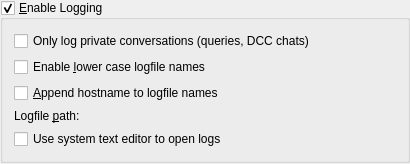
<?xml version="1.0" encoding="UTF-8"?>
<ui version="4.0">
 <comment>This program is free software; you can redistribute it and/or modify
it under the terms of the GNU General Public License as published by
the Free Software Foundation; either version 2 of the License, or
(at your option) any later version.</comment>
 <class>Log_Config</class>
 <widget class="QWidget" name="Log_Config">
  <property name="geometry">
   <rect>
    <x>0</x>
    <y>0</y>
    <width>410</width>
    <height>164</height>
   </rect>
  </property>
  <layout class="QGridLayout">
   <property name="margin">
    <number>0</number>
   </property>
   <item row="0" column="0">
    <widget class="QGroupBox" name="kcfg_Log">
     <property name="title">
      <string>&amp;Enable Logging</string>
     </property>
     <property name="checkable">
      <bool>true</bool>
     </property>
     <layout class="QGridLayout">
      <item row="1" column="0" colspan="2">
       <widget class="QCheckBox" name="kcfg_LowerLog">
        <property name="text">
         <string>Enable &amp;lower case logfile names</string>
        </property>
       </widget>
      </item>
      <item row="2" column="0" colspan="2">
       <widget class="QCheckBox" name="kcfg_AddHostnameToLog">
        <property name="text">
         <string>&amp;Append hostname to logfile names</string>
        </property>
       </widget>
      </item>
      <item row="4" column="0">
       <widget class="QLabel" name="textLabel1">
        <property name="text">
         <string>Logfile &amp;path:</string>
        </property>
        <property name="wordWrap">
         <bool>false</bool>
        </property>
        <property name="buddy">
         <cstring>kcfg_LogfilePath</cstring>
        </property>
       </widget>
      </item>
      <item row="4" column="1">
       <widget class="KUrlRequester" name="kcfg_LogfilePath">
        <property name="sizePolicy">
         <sizepolicy hsizetype="Expanding" vsizetype="Preferred">
          <horstretch>0</horstretch>
          <verstretch>0</verstretch>
         </sizepolicy>
        </property>
       </widget>
      </item>
      <item row="5" column="0">
       <widget class="QCheckBox" name="kcfg_UseExternalLogViewer">
        <property name="text">
         <string>Use system text editor to open logs</string>
        </property>
       </widget>
      </item>
      <item row="0" column="0">
       <widget class="QCheckBox" name="kcfg_PrivateOnly">
        <property name="text">
         <string>Only log private conversations (queries, DCC chats)</string>
        </property>
       </widget>
      </item>
     </layout>
    </widget>
   </item>
   <item row="1" column="0">
    <spacer name="spacer1">
     <property name="orientation">
      <enum>Qt::Vertical</enum>
     </property>
     <property name="sizeType">
      <enum>QSizePolicy::Expanding</enum>
     </property>
     <property name="sizeHint" stdset="0">
      <size>
       <width>21</width>
       <height>10</height>
      </size>
     </property>
    </spacer>
   </item>
  </layout>
 </widget>
 <layoutdefault spacing="6" margin="11"/>
 <layoutfunction spacing="KDialog::spacingHint" margin="KDialog::marginHint"/>
 <customwidgets>
  <customwidget>
   <class>KUrlRequester</class>
   <extends>QFrame</extends>
   <header>kurlrequester.h</header>
  </customwidget>
 </customwidgets>
 <tabstops>
  <tabstop>kcfg_PrivateOnly</tabstop>
  <tabstop>kcfg_LowerLog</tabstop>
  <tabstop>kcfg_AddHostnameToLog</tabstop>
  <tabstop>kcfg_LogfilePath</tabstop>
  <tabstop>kcfg_UseExternalLogViewer</tabstop>
  <tabstop>kcfg_Log</tabstop>
 </tabstops>
 <includes>
  <include location="local">kurlrequester.h</include>
  <include location="local">klineedit.h</include>
  <include location="local">kpushbutton.h</include>
 </includes>
 <resources/>
 <connections/>
</ui>
